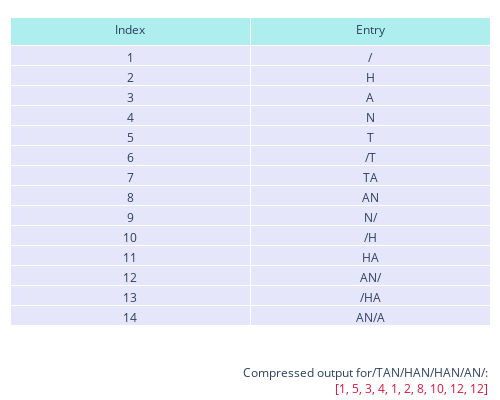

The code cell stored with this chart in its notebook:
### Markdown cell above
Резултат добиен после кодирање:

### Code cell
uncompressed_string = "/TAN/HAN/HAN/AN/"
# Compress with LZW algorithm 
compressed, LZW = compress(uncompressed_string, 
                           {'/': 1, 'H': 2, 'A': 3, 'N': 4, 'T': 5})

values = list(LZW.values())
keys = list(LZW.keys())


fig = go.Figure(
    data=[go.Table(
        header=dict(values=['Index', 'Entry'],
                    fill_color='paleturquoise',
                    align='center'),
        cells=dict(values=[values, keys],
                   fill_color='lavender',
                   align='center'))],
    layout = go.Layout(
        margin=dict(l=10, r=10, t=17, b=20, pad=1),
        width=500,
        height=400,
        annotations=[
            dict(
                showarrow=False,
                text='Compressed output for' + uncompressed_string + ':',
                xanchor='right',
                x=1,
                yanchor='top',
                y=0.05),
            dict(
                font=dict(
                color="crimson",
                size=12),
                showarrow=False,
                text=f'{compressed}',
                xanchor='right',
                x=1,
                yanchor='top',
                y=0.005)]))

iplot(fig, filename = 'fig-lzw-1.html', config=config)

### Figure 1 — Plotly figure (JSON) as saved in the notebook; plotly's stock layout.template omitted (floating-point values rounded to 4 significant figures)
{"data": [{"cells": {"align": "center", "fill": {"color": "lavender"}, "values": [[1, 2, 3, 4, 5, 6, 7, 8, 9, 10, 11, 12, 13, 14], ["/", "H", "A", "N", "T", "/T", "TA", "AN", "N/", "/H", "HA", "AN/", "/HA", "AN/A"]]}, "header": {"align": "center", "fill": {"color": "paleturquoise"}, "values": ["Index", "Entry"]}, "type": "table"}], "layout": {"annotations": [{"showarrow": false, "text": "Compressed output for/TAN/HAN/HAN/AN/:", "x": 1, "xanchor": "right", "y": 0.05, "yanchor": "top"}, {"font": {"color": "crimson", "size": 12}, "showarrow": false, "text": "[1, 5, 3, 4, 1, 2, 8, 10, 12, 12]", "x": 1, "xanchor": "right", "y": 0.005, "yanchor": "top"}], "height": 400, "margin": {"b": 20, "l": 10, "pad": 1, "r": 10, "t": 17}, "width": 500}}
